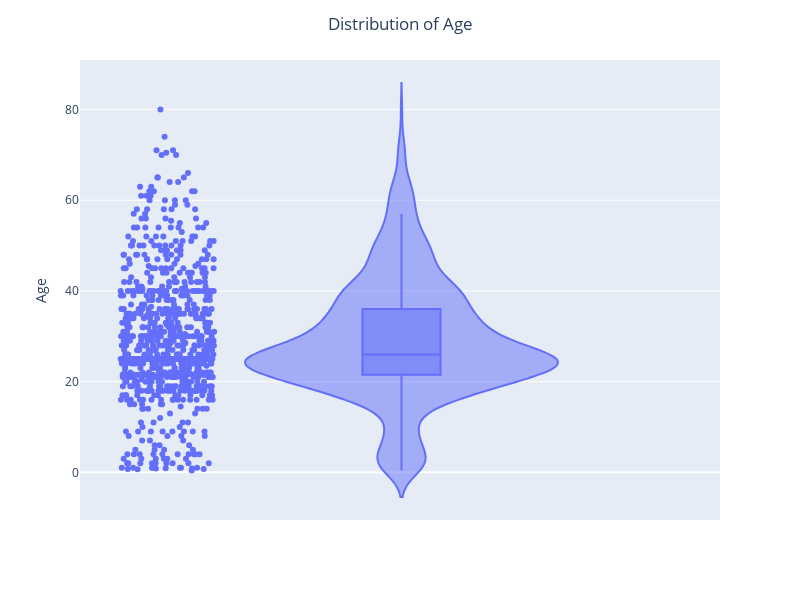
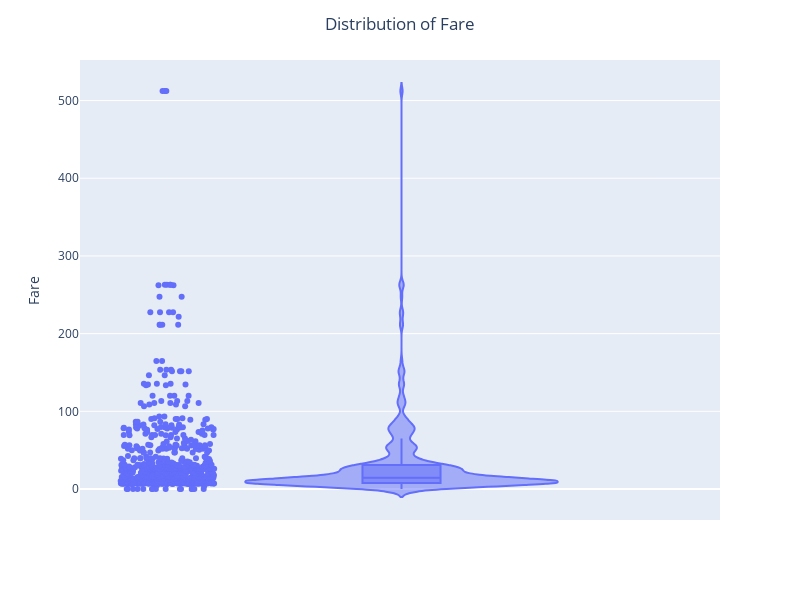
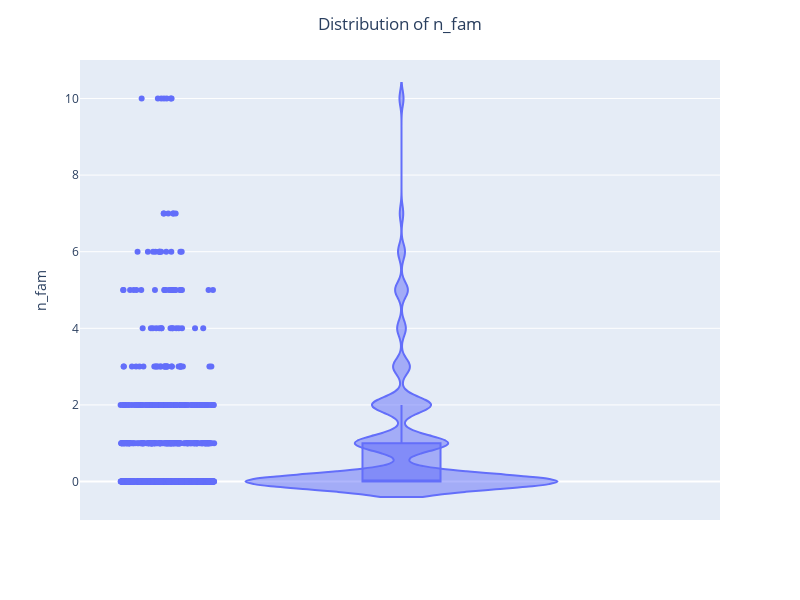

Notebook cell for these charts, in order:
### Markdown cell above
First we take a general look. We identify the variables `Fare`, `Age` and `n_fam` as susceptible of having outliers. 
Especially, the `Fare` column shows a great standard deviation (49.7), compared to its mean value (32.2). 
Therefore, we will use a violin plot to better see those variables.

### Code cell
for var in ['Age', 'Fare', 'n_fam']:
    f.px_violin_simple(df, var)

### Figure 1 — Plotly figure (JSON) as saved in the notebook; plotly's stock layout.template omitted (floating-point values rounded to 4 significant figures; data arrays with more than 128 entries replaced by an {"elided": "..."} marker saying what was removed)
{"data": [{"alignmentgroup": "True", "box": {"visible": true}, "customdata": {"elided": "891x20 mixed values"}, "hovertemplate": "Age=%{y}<br>PassengerId=%{customdata[0]}<br>Survived=%{customdata[1]}<br>Pclass=%{customdata[2]}<br>Name=%{customdata[3]}<br>Sex=%{customdata[4]}<br>SibSp=%{customdata[5]}<br>Parch=%{customdata[6]}<br>Ticket=%{customdata[7]}<br>Fare=%{customdata[8]}<br>Cabin=%{customdata[9]}<br>Embarked=%{customdata[10]}<br>alone=%{customdata[11]}<br>deck=%{customdata[12]}<br>Group_Age=%{customdata[13]}<br>has_deck=%{customdata[14]}<br>Surname=%{customdata[15]}<br>Title=%{customdata[16]}<br>n_fam=%{customdata[17]}<br>FamilyID=%{customdata[18]}<br>Family_Survival_Rate=%{customdata[19]}<extra></extra>", "legendgroup": "", "marker": {"color": "#636efa"}, "name": "", "offsetgroup": "", "orientation": "v", "points": "all", "scalegroup": "True", "showlegend": false, "type": "violin", "x0": " ", "xaxis": "x", "y": {"elided": "891 float values"}, "y0": " ", "yaxis": "y"}], "layout": {"height": 600, "legend": {"tracegroupgap": 0}, "margin": {"t": 60}, "title": {"text": "Distribution of Age", "x": 0.5}, "violinmode": "group", "width": 800, "xaxis": {"anchor": "y", "domain": [0, 1]}, "yaxis": {"anchor": "x", "domain": [0, 1], "title": {"text": "Age"}}}}

### Figure 2 — Plotly figure (JSON) as saved in the notebook; plotly's stock layout.template omitted (floating-point values rounded to 4 significant figures; data arrays with more than 128 entries replaced by an {"elided": "..."} marker saying what was removed)
{"data": [{"alignmentgroup": "True", "box": {"visible": true}, "customdata": {"elided": "891x20 mixed values"}, "hovertemplate": "Fare=%{y}<br>PassengerId=%{customdata[0]}<br>Survived=%{customdata[1]}<br>Pclass=%{customdata[2]}<br>Name=%{customdata[3]}<br>Sex=%{customdata[4]}<br>Age=%{customdata[5]}<br>SibSp=%{customdata[6]}<br>Parch=%{customdata[7]}<br>Ticket=%{customdata[8]}<br>Cabin=%{customdata[9]}<br>Embarked=%{customdata[10]}<br>alone=%{customdata[11]}<br>deck=%{customdata[12]}<br>Group_Age=%{customdata[13]}<br>has_deck=%{customdata[14]}<br>Surname=%{customdata[15]}<br>Title=%{customdata[16]}<br>n_fam=%{customdata[17]}<br>FamilyID=%{customdata[18]}<br>Family_Survival_Rate=%{customdata[19]}<extra></extra>", "legendgroup": "", "marker": {"color": "#636efa"}, "name": "", "offsetgroup": "", "orientation": "v", "points": "all", "scalegroup": "True", "showlegend": false, "type": "violin", "x0": " ", "xaxis": "x", "y": {"elided": "891 float values"}, "y0": " ", "yaxis": "y"}], "layout": {"height": 600, "legend": {"tracegroupgap": 0}, "margin": {"t": 60}, "title": {"text": "Distribution of Fare", "x": 0.5}, "violinmode": "group", "width": 800, "xaxis": {"anchor": "y", "domain": [0, 1]}, "yaxis": {"anchor": "x", "domain": [0, 1], "title": {"text": "Fare"}}}}

### Figure 3 — Plotly figure (JSON) as saved in the notebook; plotly's stock layout.template omitted (floating-point values rounded to 4 significant figures; data arrays with more than 128 entries replaced by an {"elided": "..."} marker saying what was removed)
{"data": [{"alignmentgroup": "True", "box": {"visible": true}, "customdata": {"elided": "891x20 mixed values"}, "hovertemplate": "n_fam=%{y}<br>PassengerId=%{customdata[0]}<br>Survived=%{customdata[1]}<br>Pclass=%{customdata[2]}<br>Name=%{customdata[3]}<br>Sex=%{customdata[4]}<br>Age=%{customdata[5]}<br>SibSp=%{customdata[6]}<br>Parch=%{customdata[7]}<br>Ticket=%{customdata[8]}<br>Fare=%{customdata[9]}<br>Cabin=%{customdata[10]}<br>Embarked=%{customdata[11]}<br>alone=%{customdata[12]}<br>deck=%{customdata[13]}<br>Group_Age=%{customdata[14]}<br>has_deck=%{customdata[15]}<br>Surname=%{customdata[16]}<br>Title=%{customdata[17]}<br>FamilyID=%{customdata[18]}<br>Family_Survival_Rate=%{customdata[19]}<extra></extra>", "legendgroup": "", "marker": {"color": "#636efa"}, "name": "", "offsetgroup": "", "orientation": "v", "points": "all", "scalegroup": "True", "showlegend": false, "type": "violin", "x0": " ", "xaxis": "x", "y": {"elided": "891 int values"}, "y0": " ", "yaxis": "y"}], "layout": {"height": 600, "legend": {"tracegroupgap": 0}, "margin": {"t": 60}, "title": {"text": "Distribution of n_fam", "x": 0.5}, "violinmode": "group", "width": 800, "xaxis": {"anchor": "y", "domain": [0, 1]}, "yaxis": {"anchor": "x", "domain": [0, 1], "title": {"text": "n_fam"}}}}
